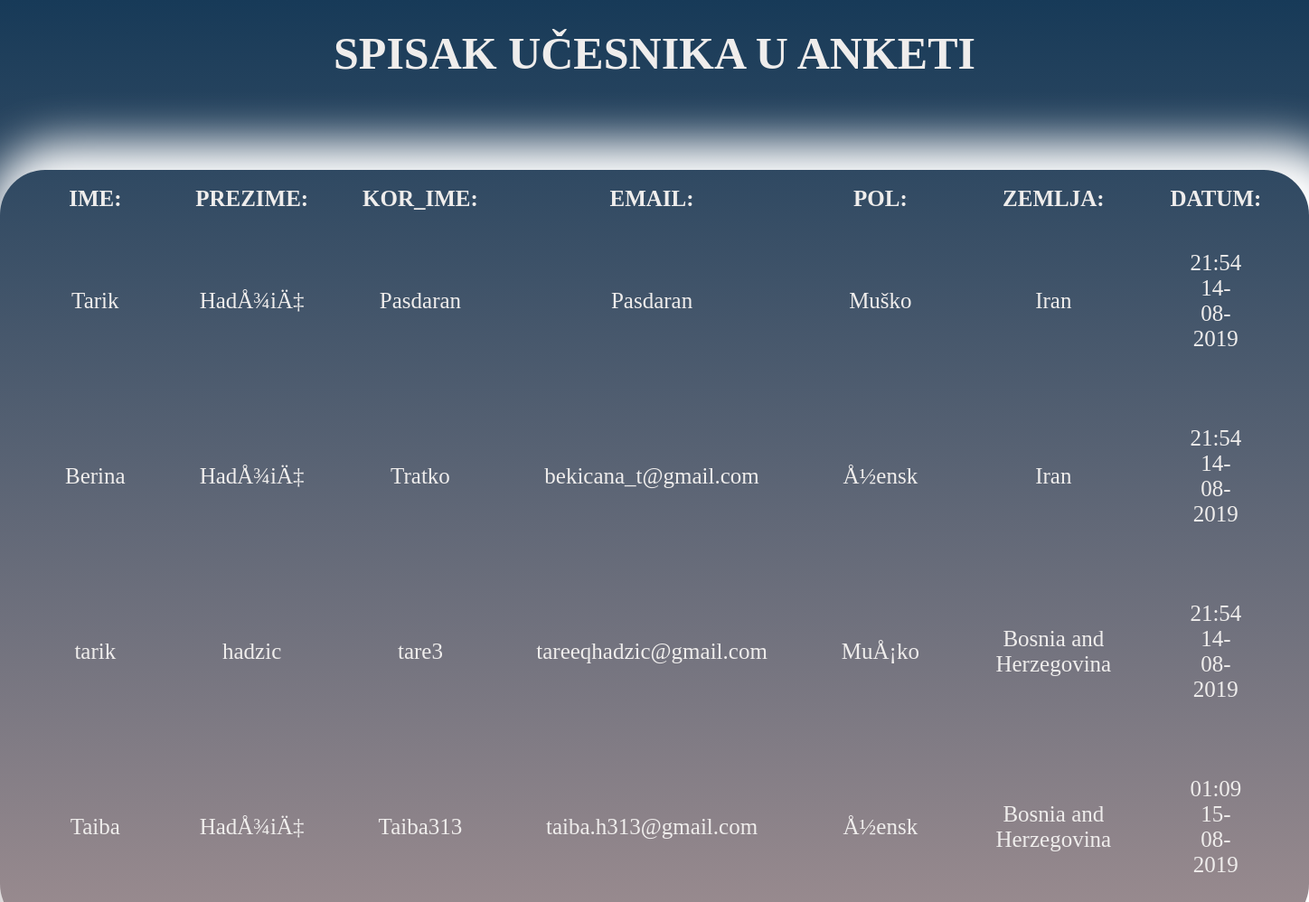
Screenshot of /PHP/Spisak_ucesnika.php with the database file from the repository.
### tables this page shows
CREATE TABLE `korisnici` (
  `id` int(11) NOT NULL,
  `Ime` varchar(25) NOT NULL,
  `Prezime` varchar(35) NOT NULL,
  `Kor_ime` varchar(35) NOT NULL,
  `Email` varchar(35) NOT NULL,
  `Sifra` varchar(35) NOT NULL,
  `P_Sifra` varchar(35) NOT NULL,
  `Pol` varchar(6) DEFAULT NULL,
  `Zemlja` varchar(45) DEFAULT NULL,
  `sredina` int(11) NOT NULL DEFAULT '0',
  `zdrastvo` int(11) NOT NULL DEFAULT '0',
  `transport` int(11) NOT NULL DEFAULT '0',
  `Datum` datetime NOT NULL DEFAULT CURRENT_TIMESTAMP
);

### PHP/Spisak_ucesnika.php (the view, shortened to what this page needs)
<!Doctype html>
<html lang="en-US">
<head>
	<link rel="stylesheet" type="text/css" href="css_stil.css">
	<link rel="stylesheet" href="https://use.fontawesome.com/releases/v5.6.3/css/all.css">
	</head>
</head>
<body style="background-image:linear-gradient(#173A58, #A89495)";>
<?php
include 'Konekcija.php';
$uradjen = array();
$sql="SELECT Ime,Prezime,Kor_ime,Email,Pol,Zemlja,sredina,zdrastvo,transport,Datum FROM korisnici";
mysqli_query($conn,"SET NAMES utf8");
$ticket = mysqli_query($conn, $sql);
while($row = @mysqli_fetch_assoc($ticket)){
    $uradjen[] = $row;
}
?>
    <div id="Crna">
    <h1 style="color:#EFEDEC;text-align:center;font-size:50px;margin:30px 0px 0px 0px">SPISAK UČESNIKA U ANKETI</h1>
    <table class="Ucesnici" style="width:auto;text-align:center;">
<tr>
    <th>IME:</th>
    <th>PREZIME:</th>
    <th>KOR_IME:</th>
    <th>EMAIL:</th>
    <th>POL:</th>
    <th>ZEMLJA:</th>
    <th>DATUM:</th>
</tr>
<?php for($i=0; $i<sizeof($uradjen); $i++){
    if(($uradjen[$i]["sredina"] == "1") || ($uradjen[$i]["zdrastvo"] == "1") || ($uradjen[$i]["transport"] == "1")) { ?>
<tr>
    <td>
        <?php {echo $uradjen[$i]["Ime"];} ?>
    </td>
    <td>
        <?php {echo $uradjen[$i]["Prezime"];} ?>
    </td>
    <td>
        <?php {echo $uradjen[$i]["Kor_ime"];} ?>
    </td>
    <td>
        <?php {echo $uradjen[$i]["Email"];} ?>
    </td>
    <td>
        <?php {echo $uradjen[$i]["Pol"];} ?>
    </td>
    <td>
        <?php {echo $uradjen[$i]["Zemlja"];} ?>
    </td>
    <td><?php if(($uradjen[$i]["sredina"] == "1") || ($uradjen[$i]["zdrastvo"] == "1") || ($uradjen[$i]["transport"] == "1")) {echo date("H:i d-m-Y", strtotime($uradjen[$i]["Datum"]));} ?></td>
</tr>
<?php }} ?>
    </table>
    </div>
</body>
</html>

### css_stil.css (style rules this page uses)
body { background-attachment:fixed; background-image:url(CSS/s9.jpeg); background-size:100%; background-repeat:no-repeat; margin:0px; padding:0px; }
#Crna { width:100%; min-height:500px; }
#Crna table.Ucesnici { width:auto; font-size:25px; color:#EFEDEC; border-radius:50px; box-shadow: 20px 5px 50px 35px white; padding:15px 30px 15px 30px; margin:100px auto; }
#Crna table.Ucesnici td { padding:40px; }

### rows the page displays
korisnici: Ime "Tarik", Prezime "HadÅ¾iÄ‡", Kor_ime "Pasdaran", Email "Pasdaran", Pol "Muško", Zemlja "Iran", Datum "21:54 14-08-2019"
korisnici: Ime "Berina", Prezime "HadÅ¾iÄ‡", Kor_ime "Tratko", Email "bekicana_t@gmail.com", Pol "Å½ensk", Zemlja "Iran", Datum "21:54 14-08-2019"
korisnici: Ime "tarik", Prezime "hadzic", Kor_ime "tare3", Email "tareeqhadzic@gmail.com", Pol "MuÅ¡ko", Zemlja "Bosnia and Herzegovina", Datum "21:54 14-08-2019"
korisnici: Ime "Taiba", Prezime "HadÅ¾iÄ‡", Kor_ime "Taiba313", Email "taiba.h313@gmail.com", Pol "Å½ensk", Zemlja "Bosnia and Herzegovina", Datum "01:09 15-08-2019"
